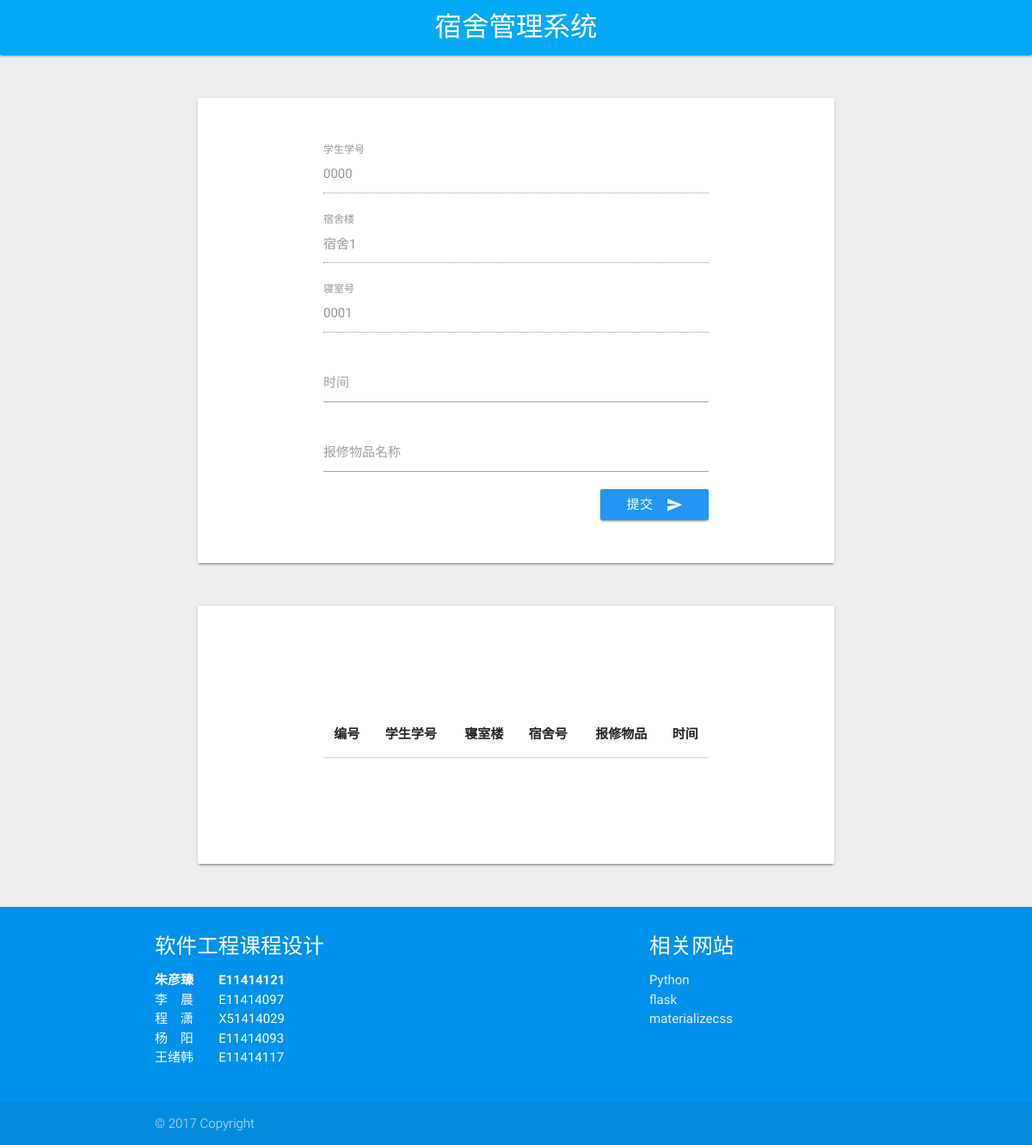
/student/repair (signed in), run on an earlier commit of the app's database.
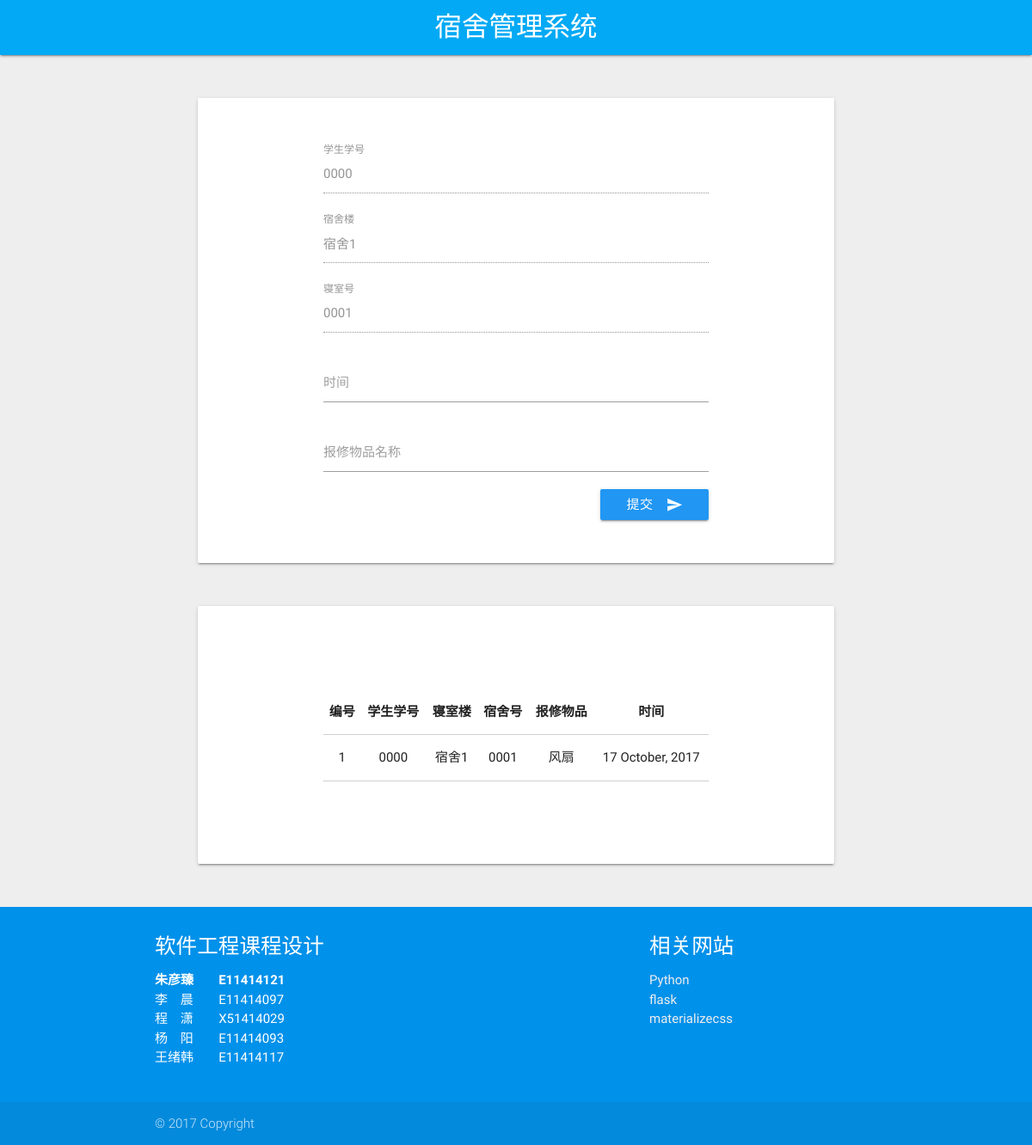
And on a later commit of the database.
### tables this page shows
CREATE TABLE user
        (   id          text    not null,
            password    text    not null,
            realname    text    not null,
            sex         text,
            sushelou    text,
            qinshihao   text,
            PRIMARY KEY(id));

CREATE TABLE repair
        (   id          text    not null,
            student     text    not null,
            sushelou    text    not null,
            qinshihao   text    not null,
            content     text,
            time        text,
            PRIMARY KEY(id));

### run.py (the view)
@app.route('/student/repair',methods=["POST","GET"])
def student_repair():
    if("id" in session and session["id"]!=admin):
        student = sql.getStudent(session["id"])
        repairs = sql.get_repair(student[0])
        return render_template('student/repair.html',student=student,repairs=repairs)
    return redirect(url_for('index'))

### sql.py (called while the page is built)
def getStudent(Id):
    print("id:",Id)
    conn = connect_database()
    c = conn.cursor()
    c.execute("select * from user where id == '%s';"%Id) #  limit 1
    t = c.fetchall()
    conn.close()
    if len(t)==0:
        return ""
    return t[0]

def get_repair(student):
    conn = connect_database()
    c = conn.cursor()
    c.execute("select * from repair where student='%s' order by id DESC;"%(student))
    t = c.fetchall()
    conn.close()
    return t

def connect_database():
    need_init = not os.path.exists('sql.db')
    conn = sqlite3.connect('sql.db')
    if need_init:
        create_table(conn)
    return conn

### templates/student/repair.html (shortened to what this page needs)
<!doctype html>
<html>
    <head>
        {% include './layout/head.html' %}
    </head>
    <body>
        {% include './layout/header.html' %}
        <main>
            <div class="container">
                <div id="main-card" class="card valign-wrapper">
                    <div class="container valign">
                        <form action="/student/repair_add" method="post">
                            <div class="input-field">
                                <input id="student" type="text" disabled class="validate" value="{{ student[0] }}">
                                <label for="student">学生学号</label>
                            </div>
                            <div class="input-field">
                                <input id="sushelou" type="text" disabled class="validate" value="{{ student[4] }}">
                                <label for="sushelou">宿舍楼</label>
                            </div>
                            <div class="input-field">
                                <input id="qinshihao" type="text" disabled class="validate" value="{{ student[5] }}">
                                <label for="qinshihao">寝室号</label>
                            </div>
                            <div class="input-field">
                                <input type="date" name="time" class="datepicker">
                                <label for="time">时间</label>
                            </div>
                            <div class="input-field">
                                <input id="content" name="content" type="text" class="validate">
                                <label for="content">报修物品名称</label>
                            </div>
                            <button class="btn waves-effect waves-light right blue" type="submit" name="action">提交
                                <i class="material-icons right">send</i>
                            </button>
                        </form>
                    </div>
                </div>
                <div id="main-card" class="card valign-wrapper">
                    <div class="container valign">
                        <table class="bordered highlight centered">
                            <thead>
                                <tr>
                                    <th>编号</th>
                                    <th>学生学号</th>
                                    <th>寝室楼</th>
                                    <th>宿舍号</th>
                                    <th>报修物品</th>
                                    <th>时间</th>
                                </tr>
                            </thead>
                            <tbody>
                                {% for repair in repairs %}
                                <tr>
                                    <td>
                                        {{ repair[0] }}
                                    </td>
                                    <td>
                                        {{ repair[1] }}
                                    </td>
                                    <td>
                                        {{ repair[2] }}
                                    </td>
                                    <td>
                                        {{ repair[3] }}
                                    </td>
                                    <td>
                                        {{ repair[4] }}
                                    </td>
                                    <td>
                                        {{ repair[5] }}
                                    </td>
                                </tr>
                                {% endfor %}
                            </tbody>
                        </table>
                    </div>
                </div>
            </div>
        </main>
        {% include './layout/footer.html' %}
    </body>
</html>

### templates/layout/head.html (shortened to what this page needs)
<link href="/static/css/MaterialIcons.css" rel="stylesheet">
<link type="text/css" rel="stylesheet" href="/static/css/materialize.min.css" media="screen,projection" />

### templates/layout/header.html
<header>
<nav>
    <div class="nav-wrapper light-blue">
        <a href="/" class="brand-logo center">宿舍管理系统</a>
    </div>
</nav>
</header>

### templates/layout/footer.html (shortened to what this page needs)
<footer class="page-footer light-blue accent-4">
    <div class="container">
        <div class="row">
            <div class="col l6 s12">
                <h5 class="white-text">软件工程课程设计</h5>
                <p class="grey-text text-lighten-4">
                    <div style="max-width: 200px">
                        <div class="row">
                            <div class="col s4">
                                <b>朱彦臻</b>
                            </div>
                            <div class="col s8">
                                <b>E11414121</b>
                            </div>
                            <div class="col s4">李&nbsp;&nbsp;&nbsp;&nbsp;晨</div>
                            <div class="col s8">E11414097</div>
                            <div class="col s4">程&nbsp;&nbsp;&nbsp;&nbsp;潇</div>
                            <div class="col s8">X51414029</div>
                            <div class="col s4">杨&nbsp;&nbsp;&nbsp;&nbsp;阳</div>
                            <div class="col s8">E11414093</div>
                            <div class="col s4">王绪韩</div>
                            <div class="col s8">E11414117</div>
                        </div>
                    </div>
                </p>
            </div>
            <div class="col l4 offset-l2 s12">
                <h5 class="white-text">相关网站</h5>
                <ul>
                    <li>
                        <a class="grey-text text-lighten-3" href="https://www.python.org/">Python</a>
                    </li>
                    <li>
                        <a class="grey-text text-lighten-3" href="http://flask.pocoo.org/">flask</a>
                    </li>
                    <li>
                        <a class="grey-text text-lighten-3" href="http://materializecss.com/">materializecss</a>
                    </li>
                </ul>
            </div>
        </div>
    </div>
    <div class="footer-copyright">
        <div class="container">
            © 2017 Copyright
        </div>
    </div>
</footer>
<link type="text/css" rel="stylesheet" href="/static/css/local.css" media="screen,projection" />

### static/css/local.css (style rules this page uses)
main { min-height: 350px; }
#main-card { min-height: 300px; margin: 50px; padding: 50px; }
body { background: #eee; }
.card { background: #fff; }

What changed in the data, as far as the page shows it:
added repair: id "1", student "0000", sushelou "宿舍1", qinshihao "0001", content "风扇", time "17 October, 2017"
